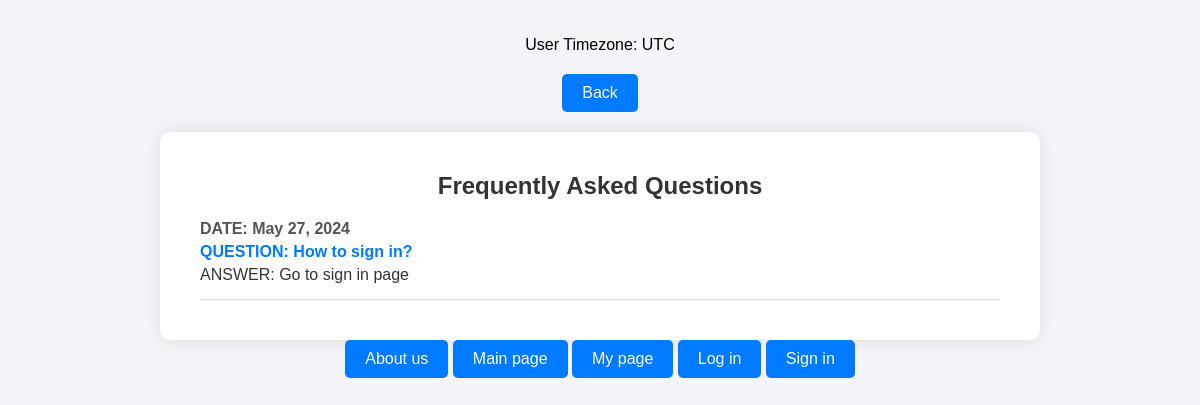
Screenshot of /faq/ with the database file from the repository.
### entities/models.py (models this page shows, shortened)
class Base(models.Model):
    create_date = models.DateTimeField(auto_now=True)
    update_date = models.DateTimeField(auto_now=True)
    local_create_date = models.DateTimeField(auto_now=True)
    local_update_date = models.DateTimeField(auto_now=True)
    class Meta:
        abstract = True

class Faq(Base):
    date = models.DateField()
    question = models.TextField()
    answer = models.TextField()

### entities/views.py (the view)
# urls.py: re_path(r'^faq/$', views.faq_page, name='faq'),
def faq_page(request):
    faqs = Faq.objects.order_by('-date')
    return render(request, "FukPage.html", {'faqs': faqs})

### entities/templates/FukPage.html (shortened to what this page needs)
{% extends "extender.html" %}
{% block content %}
<!DOCTYPE html>
<html lang="en">
<head>
</head>
<body>
<header>
    <a href="{% url 'entities:about' %}"><button>Back</button></a>
</header>
<div class="content">
    <h2>Frequently Asked Questions</h2>
    {% if faqs %}
        {% for el in faqs %}
        <div class="faq-item">
            <p class="date">DATE: {{ el.date }}</p>
            <p class="question">QUESTION: {{ el.question }}</p>
            <p class="answer">ANSWER: {{ el.answer }}</p>
        </div>
        {% endfor %}
    {% else %}
        <p>NOTHING HERE YET</p>
    {% endif %}
</div>
</body>
</html>
{% endblock content %}

### entities/templates/FukPage.html (style rules this page uses)
body { font-family: Arial, sans-serif; background-color: #f4f4f9; margin: 0; padding: 20px; }
header { text-align: center; margin-bottom: 20px; }
header a { text-decoration: none; }
header button { background-color: #007bff; color: white; padding: 10px 20px; border: none; border-radius: 5px; cursor: pointer; font-size: 16px; }
.content { background-color: #fff; padding: 20px 40px; border-radius: 10px; box-shadow: 0 0 20px rgba(0, 0, 0, 0.1); max-width: 800px; margin: 0 auto; text-align: left; }
.content h2 { margin-bottom: 20px; color: #333; text-align: center; }
.faq-item { margin-bottom: 20px; border-bottom: 1px solid #ddd; padding-bottom: 10px; }
.faq-item p { font-size: 16px; color: #555; margin: 5px 0; }
.faq-item .date { font-weight: bold; }
.faq-item .question { font-weight: bold; color: #007bff; }
.faq-item .answer { color: #333; }

### rows the page displays
Faq: date "May 27, 2024", question "How to sign in?", answer "Go to sign in page"
